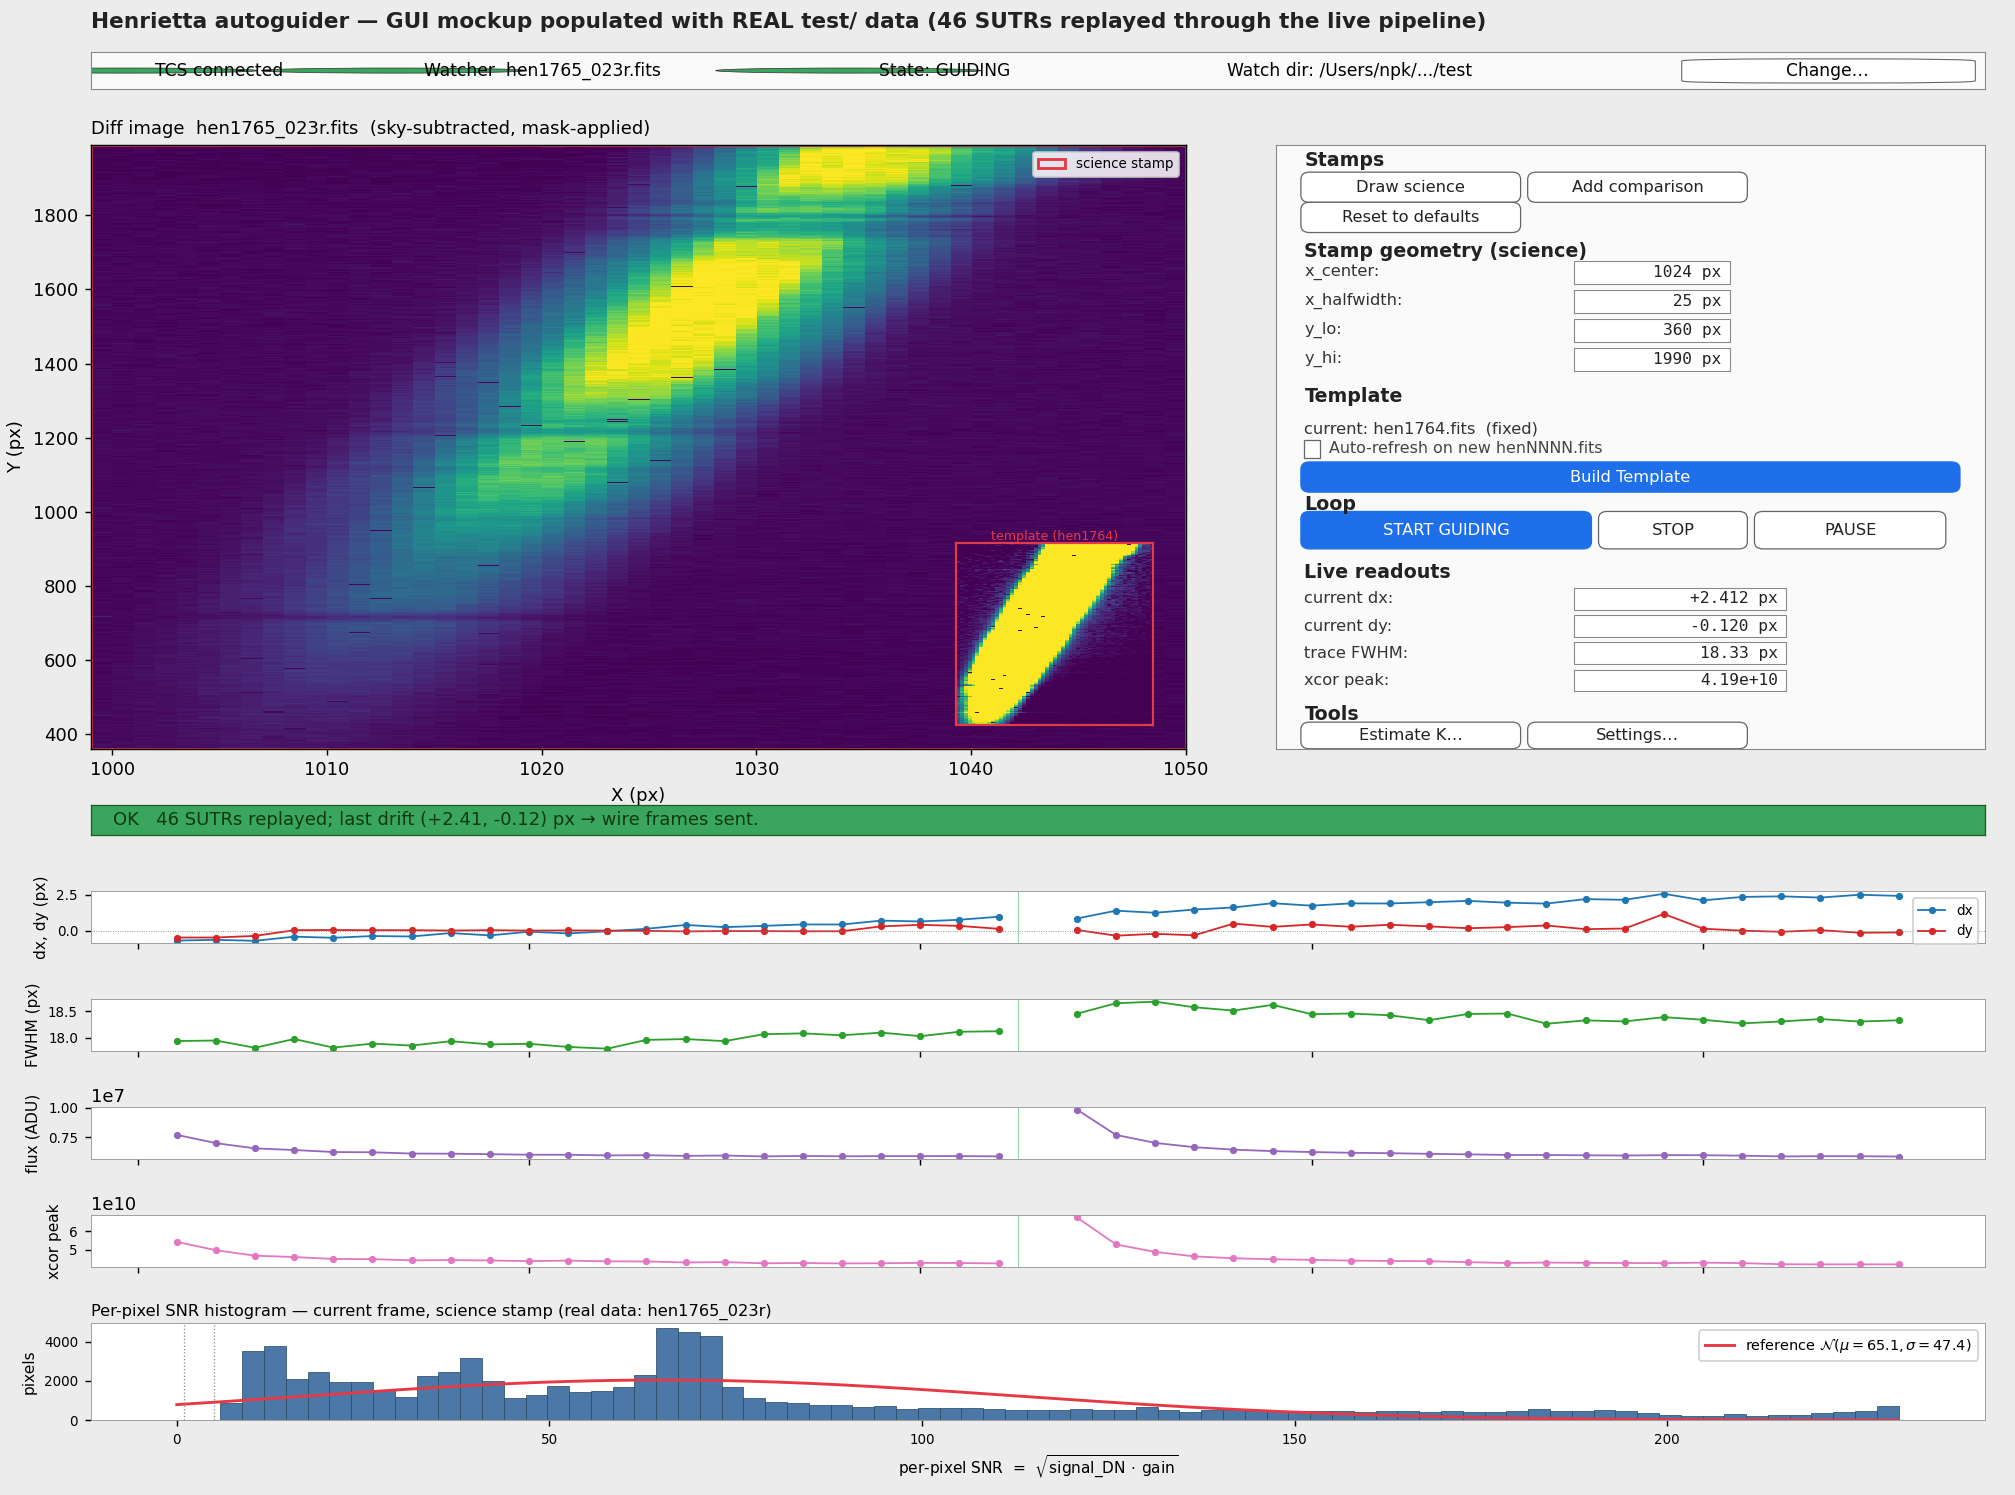

Python code for this plot:
"""GUI mockup populated with real simulator output.

Runs sim_replay's inline pipeline against test/ frames, then renders the
operator GUI layout (per mockups/gui_mockup.png) with:

  - the LAST guide image as the live image (sky-subtracted hen1765 diff
    near end of run);
  - the science / comparison stamp overlays;
  - the template thumbnail in the top-right of the image axes;
  - all six time-series panels filled with the simulator's history;
  - the alert banner left empty (no alert in this synthetic run);
  - the SNR histogram populated from the actual stamp's pixel SNRs.

Output: experiments/sim_gui_snapshot.png

Run: .venv/bin/python experiments/sim_gui_snapshot.py
"""

from __future__ import annotations

import re
import socket
from dataclasses import dataclass
from pathlib import Path

import matplotlib

matplotlib.use("Agg")
import matplotlib.patches as mpatches
import matplotlib.pyplot as plt
import numpy as np
from astropy.io import fits
from matplotlib.gridspec import GridSpec

from henrietta_guider.core.autoguider_server import AutoGuiderServer
from henrietta_guider.core.bpm import load_bpm
from henrietta_guider.core.controller import Controller, ControllerConfig
from henrietta_guider.core.framebuffer import FrameBuffer
from henrietta_guider.core.geometry import detector_to_sky
from henrietta_guider.core.sky import subtract_local_sky
from henrietta_guider.core.template import build_template
from henrietta_guider.core.types import Stamp
from henrietta_guider.core.wire import decode_command
from henrietta_guider.core.xcor import xcor_2d

REPO = Path(__file__).resolve().parent.parent
TEST_DIR = REPO / "test"
BPM_PATH = REPO / "bpm_25apr2026.fits"
OUT_PATH = REPO / "experiments" / "sim_gui_snapshot.png"

SUTR_RE = re.compile(r"^hen(\d{4})_(\d{3})r\.fits$")

STAMP = Stamp(x_center=1024, x_halfwidth=25, y_lo=360, y_hi=1990)
PLATE_SCALE = 0.435
GAIN_E_PER_DN = 4.0


@dataclass
class Sample:
    frame: int
    sutr: int
    dx_px: float | None
    dy_px: float | None
    cmd_ra: float | None
    cmd_dec: float | None
    flux: float | None
    sky: float | None
    fwhm: float | None
    xcor_peak: float | None
    signal_snr: float | None


def find_sutrs(d: Path) -> list[tuple[int, int, Path]]:
    out = []
    for p in sorted(d.iterdir()):
        m = SUTR_RE.match(p.name)
        if m:
            out.append((int(m.group(1)), int(m.group(2)), p))
    return sorted(out)


def simulate() -> tuple[list[Sample], np.ndarray, np.ndarray, np.ndarray]:
    """Returns (history, last_sub, template_image, last_signal_snr_per_pixel)."""
    good_full = load_bpm(BPM_PATH)
    template = build_template(TEST_DIR / "hen1764.fits", STAMP, good_full)
    fb = FrameBuffer(K=1, stride=1)
    cfg = ControllerConfig(
        Kp=0.5, Ki=0.0, Kd=0.0,
        deadband_arcsec=0.025, max_command_arcsec=2.45,
    )
    ctrl_ra = Controller(cfg)
    ctrl_dec = Controller(cfg)
    a, b = socket.socketpair()
    server = AutoGuiderServer.from_connected_socket(a, pacing_interval_s=0.0)

    good_stamp = good_full[STAMP.y_lo:STAMP.y_hi, STAMP.x_min:STAMP.x_max]

    history: list[Sample] = []
    last_sub: np.ndarray | None = None
    last_snr: np.ndarray | None = None
    reset_read: np.ndarray | None = None
    reset_frame: int | None = None

    for frame, sutr, path in find_sutrs(TEST_DIR):
        with fits.open(path) as hdul:
            raw = hdul[0].data.astype(np.float32)

        if reset_frame != frame:
            reset_read = raw.copy()
            reset_frame = frame

        # signal SNR (cumulative since reset, in stamp).
        if reset_read is not None:
            sig_dn = (raw[STAMP.y_lo:STAMP.y_hi, STAMP.x_min:STAMP.x_max]
                      - reset_read[STAMP.y_lo:STAMP.y_hi, STAMP.x_min:STAMP.x_max])
            sig_e_total = float(np.sum(np.where(good_stamp, sig_dn, 0.0))) * GAIN_E_PER_DN
            ssnr = float(np.sqrt(max(sig_e_total, 0.0)))
            sig_e_per_pix = np.clip(sig_dn * GAIN_E_PER_DN, 0, None)
            snr_per_pix = np.sqrt(sig_e_per_pix)
        else:
            ssnr = None
            snr_per_pix = None

        guide_full = fb.add(frame, sutr, raw)
        if guide_full is None:
            history.append(Sample(frame, sutr, None, None, None, None,
                                   None, None, None, None, ssnr))
            continue

        stamp_img = guide_full[STAMP.y_lo:STAMP.y_hi, STAMP.x_min:STAMP.x_max]
        sub, per_row_sky = subtract_local_sky(stamp_img, good_stamp)
        sub = np.where(good_stamp, sub, 0.0)

        xc = xcor_2d(sub, template.image, search=4)
        dra, ddec = detector_to_sky(xc.dx_px, xc.dy_px, PLATE_SCALE, 0.0, +1, +1)
        cmd_ra = ctrl_ra.step(dra)
        cmd_dec = ctrl_dec.step(ddec)
        sent = server.send_guide(cmd_ra, cmd_dec)
        if sent:
            b.recv(6)

        flux = float(np.sum(sub))
        sky = float(np.median(per_row_sky))
        # Crude FWHM from second moment along X.
        prof = sub.sum(axis=0)
        x_arr = np.arange(prof.size)
        if prof.sum() > 0:
            x_mean = float(np.sum(x_arr * prof) / np.sum(prof))
            x_var = float(np.sum((x_arr - x_mean) ** 2 * prof) / np.sum(prof))
            fwhm = float(2.355 * np.sqrt(max(x_var, 0)))
        else:
            fwhm = float("nan")

        history.append(Sample(
            frame=frame, sutr=sutr,
            dx_px=xc.dx_px, dy_px=xc.dy_px,
            cmd_ra=cmd_ra, cmd_dec=cmd_dec,
            flux=flux, sky=sky, fwhm=fwhm,
            xcor_peak=xc.peak_value, signal_snr=ssnr,
        ))
        last_sub = sub
        last_snr = snr_per_pix

    a.close()
    b.close()
    assert last_sub is not None
    assert last_snr is not None
    return history, last_sub, template.image, last_snr


# --- GUI render ----------------------------------------------------------

def section(ax, y, title):
    ax.text(0.04, y, title, transform=ax.transAxes,
            fontsize=10.5, fontweight="bold", color="#222")


def field(ax, x, y, w, h, label, value, label_w=0.38):
    ax.text(x, y + h / 2, label, transform=ax.transAxes,
            va="center", ha="left", fontsize=9, color="#333")
    ax.add_patch(mpatches.Rectangle(
        (x + label_w, y), w, h, transform=ax.transAxes,
        facecolor="white", edgecolor="#888", lw=0.6,
    ))
    ax.text(x + label_w + w - 0.012, y + h / 2, value,
            transform=ax.transAxes, va="center", ha="right",
            fontsize=9, color="#222", family="monospace")


def button(ax, x, y, w, h, label, primary=False):
    face = "#1f6feb" if primary else "#FFFFFF"
    edge = "#1f6feb" if primary else "#666"
    text_color = "white" if primary else "#222"
    ax.add_patch(mpatches.FancyBboxPatch(
        (x, y), w, h,
        boxstyle="round,pad=0.005,rounding_size=0.012",
        transform=ax.transAxes, facecolor=face, edgecolor=edge, lw=0.7,
    ))
    ax.text(x + w / 2, y + h / 2, label, transform=ax.transAxes,
            va="center", ha="center", fontsize=9, color=text_color)


def render(history: list[Sample], last_sub: np.ndarray,
           template_image: np.ndarray, last_snr: np.ndarray) -> None:
    last = next(h for h in reversed(history) if h.dx_px is not None)
    fig = plt.figure(figsize=(15.5, 11.5), facecolor="#ECECEC")
    gs = GridSpec(
        nrows=9, ncols=2,
        height_ratios=[0.6, 4.5, 4.5, 0.5, 0.85, 0.85, 0.85, 0.85, 1.6],
        width_ratios=[3.4, 2.2],
        hspace=0.55, wspace=0.10,
        left=0.045, right=0.985, top=0.965, bottom=0.05,
    )

    # Status bar.
    ax_st = fig.add_subplot(gs[0, :])
    ax_st.set_facecolor("#FAFAFA")
    ax_st.set_xticks([]); ax_st.set_yticks([])
    for s in ax_st.spines.values():
        s.set_edgecolor("#888"); s.set_linewidth(0.6)
    ax_st.add_patch(mpatches.Circle((0.018, 0.5), 0.07,
                                     transform=ax_st.transAxes,
                                     color="#3aa55d", ec="#333", lw=0.4))
    ax_st.text(0.034, 0.5, "TCS connected",
               transform=ax_st.transAxes, va="center", fontsize=9.5)
    ax_st.add_patch(mpatches.Circle((0.16, 0.5), 0.07,
                                     transform=ax_st.transAxes,
                                     color="#3aa55d", ec="#333", lw=0.4))
    ax_st.text(0.176, 0.5, f"Watcher  hen{last.frame:04d}_{last.sutr:03d}r.fits",
               transform=ax_st.transAxes, va="center", fontsize=9.5)
    ax_st.add_patch(mpatches.Circle((0.40, 0.5), 0.07,
                                     transform=ax_st.transAxes,
                                     color="#3aa55d", ec="#333", lw=0.4))
    ax_st.text(0.416, 0.5, "State: GUIDING",
               transform=ax_st.transAxes, va="center", fontsize=9.5)
    ax_st.text(0.60, 0.5, "Watch dir: /Users/npk/.../test",
               transform=ax_st.transAxes, va="center", fontsize=9.5)
    ax_st.add_patch(mpatches.FancyBboxPatch(
        (0.86, 0.18), 0.115, 0.62,
        boxstyle="round,pad=0.02,rounding_size=0.06",
        transform=ax_st.transAxes,
        facecolor="white", edgecolor="#666", lw=0.6, zorder=2,
    ))
    ax_st.text(0.917, 0.5, "Change…",
               transform=ax_st.transAxes, va="center", ha="center",
               fontsize=9.5)

    # Live image.
    ax_img = fig.add_subplot(gs[1:3, 0])
    ax_img.set_facecolor("#000")
    vlo, vhi = np.percentile(last_sub, [2, 99])
    ax_img.imshow(last_sub, origin="lower", cmap="viridis", aspect="auto",
                  vmin=vlo, vmax=vhi, interpolation="nearest",
                  extent=[STAMP.x_min, STAMP.x_max, STAMP.y_lo, STAMP.y_hi])
    ax_img.set_title(
        f"Diff image  hen{last.frame:04d}_{last.sutr:03d}r.fits  "
        f"(sky-subtracted, mask-applied)",
        fontsize=10, loc="left",
    )
    ax_img.set_xlabel("X (px)"); ax_img.set_ylabel("Y (px)")
    sci = mpatches.Rectangle(
        (STAMP.x_min, STAMP.y_lo),
        STAMP.x_max - STAMP.x_min, STAMP.y_hi - STAMP.y_lo,
        ec="#E63946", fc="none", lw=1.6, label="science stamp",
    )
    ax_img.add_patch(sci)
    # Template thumbnail inset.
    inset = ax_img.inset_axes([0.79, 0.04, 0.18, 0.30])
    inset.imshow(template_image, origin="lower", cmap="viridis", aspect="auto",
                 vmin=vlo, vmax=vhi, interpolation="nearest")
    inset.set_xticks([]); inset.set_yticks([])
    for s in inset.spines.values():
        s.set_edgecolor("#E63946"); s.set_linewidth(1.2)
    inset.set_title("template (hen1764)", fontsize=7, color="#E63946", pad=2)
    ax_img.legend(loc="upper right", fontsize=7.5, framealpha=0.85)

    # Control panel.
    ax_c = fig.add_subplot(gs[1:3, 1])
    ax_c.set_facecolor("#FAFAFA")
    ax_c.set_xticks([]); ax_c.set_yticks([])
    for s in ax_c.spines.values():
        s.set_edgecolor("#888"); s.set_linewidth(0.6)
    ax_c.set_xlim(0, 1); ax_c.set_ylim(0, 1)

    section(ax_c, 0.965, "Stamps")
    button(ax_c, 0.04, 0.910, 0.30, 0.040, "Draw science")
    button(ax_c, 0.36, 0.910, 0.30, 0.040, "Add comparison")
    button(ax_c, 0.04, 0.860, 0.30, 0.040, "Reset to defaults")

    section(ax_c, 0.815, "Stamp geometry (science)")
    field(ax_c, 0.04, 0.770, 0.22, 0.038, "x_center:",    f"{STAMP.x_center} px")
    field(ax_c, 0.04, 0.722, 0.22, 0.038, "x_halfwidth:", f" {STAMP.x_halfwidth} px")
    field(ax_c, 0.04, 0.674, 0.22, 0.038, "y_lo:",        f"{STAMP.y_lo} px")
    field(ax_c, 0.04, 0.626, 0.22, 0.038, "y_hi:",        f"{STAMP.y_hi} px")

    section(ax_c, 0.575, "Template")
    ax_c.text(0.04, 0.530, "current: hen1764.fits  (fixed)",
              transform=ax_c.transAxes, va="center", fontsize=9, color="#333")
    ax_c.add_patch(mpatches.Rectangle(
        (0.04, 0.482), 0.022, 0.030,
        transform=ax_c.transAxes, facecolor="white",
        edgecolor="#666", lw=0.7,
    ))
    ax_c.text(0.075, 0.497, "Auto-refresh on new henNNNN.fits",
              transform=ax_c.transAxes, va="center", fontsize=8.8, color="#444")
    button(ax_c, 0.04, 0.430, 0.92, 0.040, "Build Template", primary=True)

    section(ax_c, 0.395, "Loop")
    button(ax_c, 0.04, 0.336, 0.40, 0.052, "START GUIDING", primary=True)
    button(ax_c, 0.46, 0.336, 0.20, 0.052, "STOP")
    button(ax_c, 0.68, 0.336, 0.26, 0.052, "PAUSE")

    section(ax_c, 0.282, "Live readouts")
    field(ax_c, 0.04, 0.230, 0.30, 0.036, "current dx:", f"{last.dx_px:+.3f} px")
    field(ax_c, 0.04, 0.185, 0.30, 0.036, "current dy:", f"{last.dy_px:+.3f} px")
    field(ax_c, 0.04, 0.140, 0.30, 0.036, "trace FWHM:", f"{last.fwhm:.2f} px")
    field(ax_c, 0.04, 0.095, 0.30, 0.036, "xcor peak:",  f"{last.xcor_peak:.2e}")

    section(ax_c, 0.048, "Tools")
    button(ax_c, 0.04, 0.005, 0.30, 0.034, "Estimate K…")
    button(ax_c, 0.36, 0.005, 0.30, 0.034, "Settings…")

    # Alert banner: not used (no alert in this run).
    ax_alert = fig.add_subplot(gs[3, :])
    ax_alert.set_facecolor("#3aa55d")
    ax_alert.set_xticks([]); ax_alert.set_yticks([])
    for s in ax_alert.spines.values():
        s.set_edgecolor("#1b5e20"); s.set_linewidth(0.7)
    ax_alert.text(
        0.012, 0.5,
        "OK   46 SUTRs replayed; last drift "
        f"({last.dx_px:+.2f}, {last.dy_px:+.2f}) px → wire frames sent.",
        transform=ax_alert.transAxes, va="center", ha="left",
        fontsize=10, color="#0e3a14",
    )

    # Time-series rows.
    ts_ranges = [
        ("dx, dy (px)",      [("dx_px", "#1f77b4", "dx"),
                              ("dy_px", "#d62728", "dy")]),
        ("FWHM (px)",        [("fwhm", "#2ca02c", None)]),
        ("flux (ADU)",       [("flux", "#9467bd", None)]),
        ("xcor peak",        [("xcor_peak", "#e377c2", None)]),
    ]
    idx = np.arange(len(history))
    frames = np.array([h.frame for h in history])
    for i, (label, traces) in enumerate(ts_ranges):
        ax = fig.add_subplot(gs[4 + i, :])
        ax.set_facecolor("#FFFFFF")
        for s in ax.spines.values():
            s.set_edgecolor("#999"); s.set_linewidth(0.5)
        for attr, col, name in traces:
            y = np.array([getattr(h, attr) if getattr(h, attr) is not None
                          else np.nan for h in history])
            ax.plot(idx, y, color=col, lw=1.0, marker="o", ms=3,
                     label=name)
        if any(name for _, _, name in traces):
            ax.legend(loc="upper right", fontsize=7.5, framealpha=0.85)
        # Frame boundary.
        for j in range(1, len(history)):
            if frames[j] != frames[j - 1]:
                ax.axvline(j - 0.5, color="#3aa55d", lw=0.6, alpha=0.5)
        ax.set_ylabel(label, fontsize=8.5)
        ax.tick_params(labelsize=7.5)
        ax.set_xticklabels([])
        if i == 0:
            ax.axhline(0, color="#888", lw=0.5, ls=":")

    # SNR histogram.
    ax_h = fig.add_subplot(gs[8, :])
    ax_h.set_facecolor("#FFFFFF")
    for s in ax_h.spines.values():
        s.set_edgecolor("#999"); s.set_linewidth(0.5)
    snr_flat = last_snr.ravel()
    snr_flat = snr_flat[snr_flat > 0]
    bins = np.linspace(0, np.percentile(snr_flat, 99.5), 80)
    ax_h.hist(snr_flat, bins=bins, color="#4c78a8", edgecolor="#274860",
              linewidth=0.4)
    mu = float(np.median(snr_flat))
    mad = float(np.median(np.abs(snr_flat - mu)))
    sigma = mad * 1.4826 if mad > 0 else float(np.std(snr_flat))
    bin_w = bins[1] - bins[0]
    x_g = np.linspace(bins[0], bins[-1], 600)
    g = (1.0 / (sigma * np.sqrt(2 * np.pi))) * np.exp(
        -0.5 * ((x_g - mu) / sigma) ** 2,
    )
    ax_h.plot(x_g, g * snr_flat.size * bin_w, color="#E63946", lw=1.6,
              label=fr"reference $\mathcal{{N}}(\mu={mu:.1f}, \sigma={sigma:.1f})$")
    ax_h.axvline(1.0, color="#888", lw=0.7, ls=":")
    ax_h.axvline(5.0, color="#888", lw=0.7, ls=":")
    ax_h.set_title(
        f"Per-pixel SNR histogram — current frame, science stamp "
        f"(real data: hen{last.frame:04d}_{last.sutr:03d}r)",
        fontsize=9, loc="left", pad=4,
    )
    ax_h.set_xlabel(r"per-pixel SNR  =  $\sqrt{\mathrm{signal\_DN}\,\cdot\,\mathrm{gain}}$",
                    fontsize=8.5)
    ax_h.set_ylabel("pixels", fontsize=8.5)
    ax_h.legend(loc="upper right", fontsize=8, framealpha=0.85)
    ax_h.tick_params(labelsize=7.5)

    fig.suptitle(
        "Henrietta autoguider — GUI mockup populated with REAL test/ data "
        "(46 SUTRs replayed through the live pipeline)",
        fontsize=12, fontweight="bold", x=0.045, y=0.992, ha="left",
        color="#222",
    )
    fig.savefig(OUT_PATH, dpi=130)


def main() -> int:
    print("Running simulator inline...")
    history, last_sub, template_img, last_snr = simulate()
    print(f"  {len(history)} samples; last frame "
          f"hen{history[-1].frame:04d}_{history[-1].sutr:03d}r")
    print("Rendering GUI snapshot...")
    render(history, last_sub, template_img, last_snr)
    print(f"  saved to {OUT_PATH}")
    return 0


if __name__ == "__main__":
    raise SystemExit(main())
